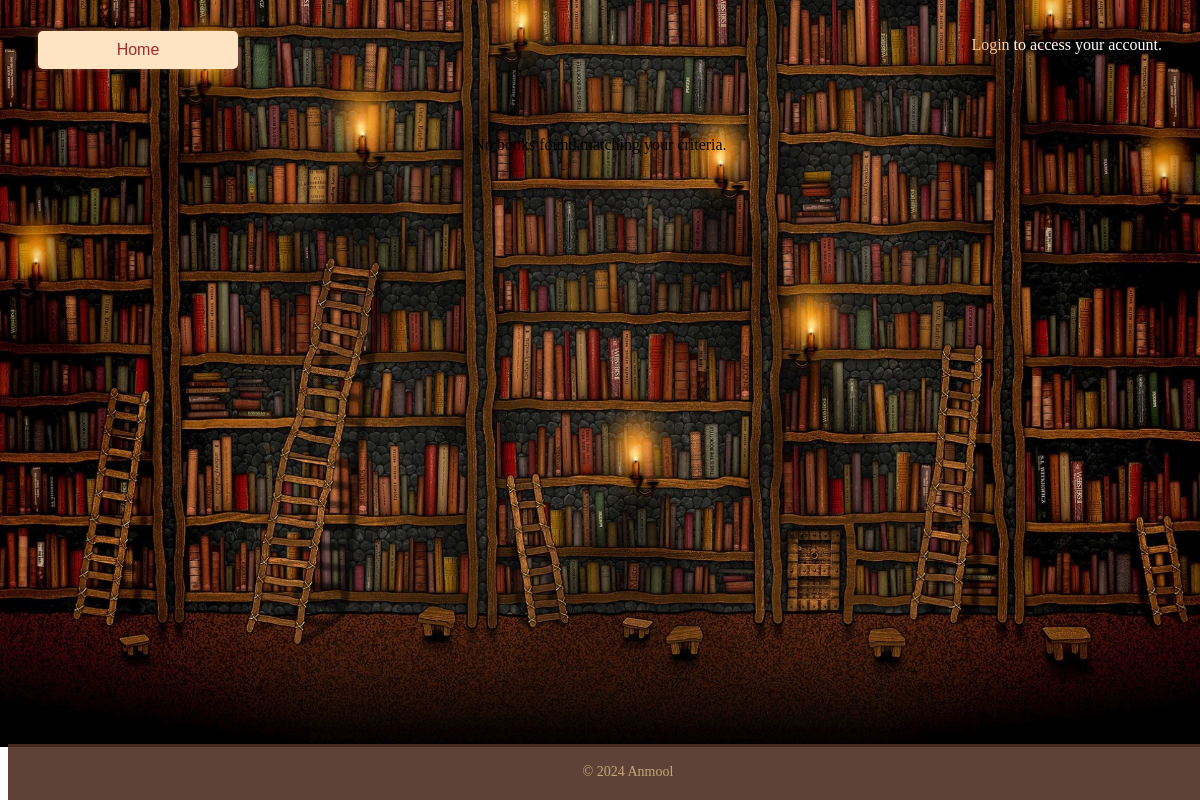
The app's page /code/books.php, older data.
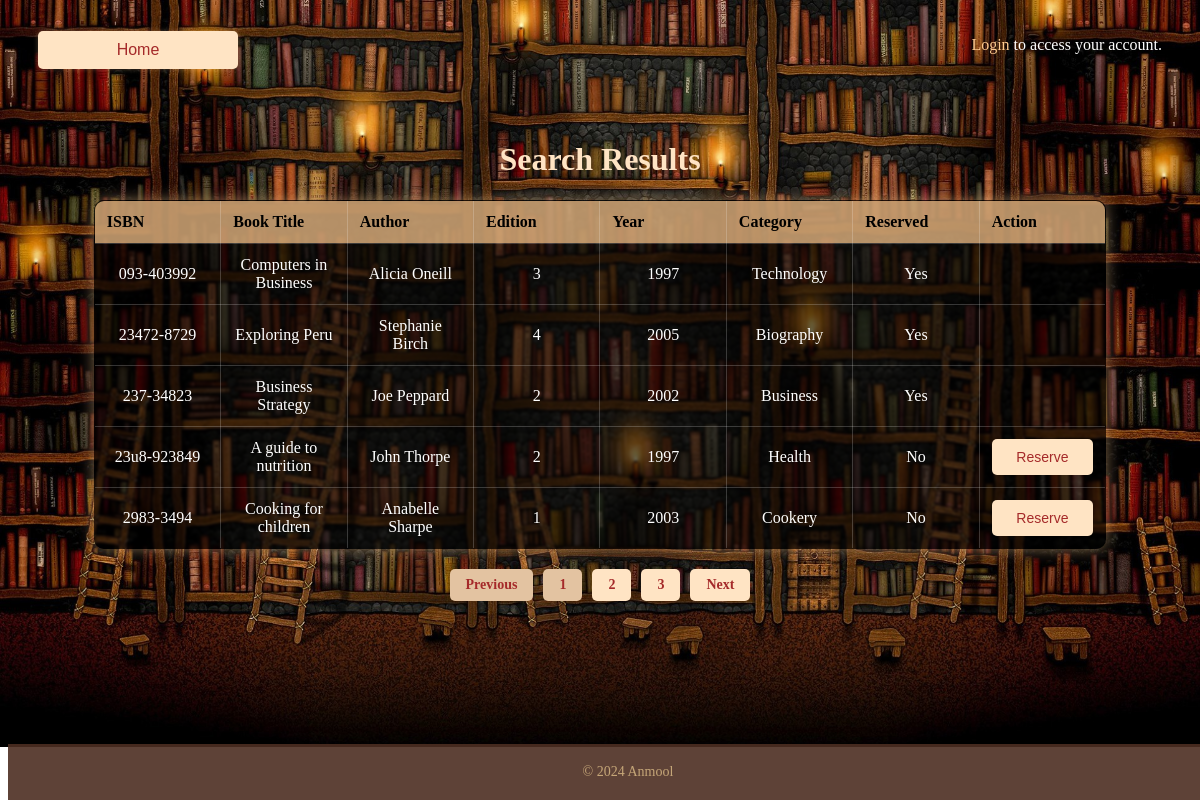
The same page, newer data.
### tables this page shows
CREATE TABLE `books` (
  `ISBN` varchar(20) NOT NULL,
  `BookTitle` varchar(200) NOT NULL,
  `Author` varchar(100) NOT NULL,
  `Edition` int(11) NOT NULL DEFAULT 1,
  `Year` year(4) NOT NULL,
  `Category` int(11) NOT NULL,
  `Reserved` tinyint(1) NOT NULL DEFAULT 0,
  `ReservedBy` varchar(255) DEFAULT NULL
);

CREATE TABLE `category` (
  `CategoryID` int(11) NOT NULL,
  `CategoryDescription` varchar(20) NOT NULL
);

### code/books.php (the view, shortened to what this page needs)
<!DOCTYPE html>
<html lang="en">
<head>
    <link rel="stylesheet" href="style.css">
</head>
<body>
<?php include('header.php'); ?>
<?php
require_once 'calibrary.php';
$user_id = isset($_SESSION['user_id']) ? $_SESSION['user_id'] :
$title = isset($_GET['title']) ? $_GET['title'] : '';
$category = isset($_GET['category']) ? $_GET['category'] : '';
$page = isset($_GET['page']) ? (int)$_GET['page'] : 1;
$records_per_page = 5;
$offset = ($page - 1) * $records_per_page;
$sql = "SELECT b.ISBN, b.BookTitle, b.Author, b.Edition, b.Year, c.CategoryDescription, b.Reserved, b.ReservedBy FROM books b INNER JOIN category c ON b.Category = c.CategoryID WHERE 1";
$sql .= " LIMIT $records_per_page OFFSET $offset";
$stmt = $conn->prepare($sql);
if (!empty($title) && !empty($category)) {
    $title_like = "%$title%";
    $stmt->bind_param('ssss', $title_like, $title_like, $title_like, $category);
} elseif (!empty($title)) {
    $title_like = "%$title%";
    $stmt->bind_param('sss', $title_like, $title_like, $title_like);
} elseif (!empty($category)) {
    $stmt->bind_param('s', $category);
} else {
    $stmt->execute();
}
$stmt->execute();
$result = $stmt->get_result();
echo '<div id="search-results">';
if ($result->num_rows > 0) {
    echo "<h1>Search Results</h1>";
    echo "<table id='booktable'>";
    echo "<thead>
            <tr>
                <th>ISBN</th>
                <th>Book Title</th>
                <th>Author</th>
                <th>Edition</th>
                <th>Year</th>
                <th>Category</th>
                <th>Reserved</th>
                <th>Action</th>
            </tr>
          </thead>";
    echo "<tbody>";
    while ($row = $result->fetch_assoc()) {
        echo "<tr>";
        echo "<td>" . htmlspecialchars($row['ISBN']) . "</td>";
        echo "<td>" . htmlspecialchars($row['BookTitle']) . "</td>";
        echo "<td>" . htmlspecialchars($row['Author']) . "</td>";
        echo "<td>" . htmlspecialchars($row['Edition']) . "</td>";
        echo "<td>" . htmlspecialchars($row['Year']) . "</td>";
        echo "<td>" . htmlspecialchars($row['CategoryDescription']) . "</td>";
        echo "<td>" . ($row['Reserved'] ? 'Yes' : 'No') . "</td>";
        if ($row['Reserved'] == 0) {
            echo "<td>
                    <form method='POST' action='reserve.php'>
                        <input type='hidden' name='isbn' value='" . htmlspecialchars($row['ISBN']) . "'>
                        <input type='submit' name='reserve' class='reserve-button' value='Reserve'>
                    </form>
                  </td>";
        } else {
            echo "<td></td>";
        }
        echo "</tr>";
    }
    echo "</tbody>";
    echo "</table>";
    $total_sql = "SELECT COUNT(*) AS total FROM books b INNER JOIN category c ON b.Category = c.CategoryID WHERE 1";
    $total_result = $conn->query($total_sql);
    $total_row = $total_result->fetch_assoc();
    $total_records = $total_row['total'];
    $total_pages = ceil($total_records / $records_per_page);
    echo "<div class='pagination'>";
    $previous_disabled = ($page == 1) ? "disabled" : "";
    echo "<a href='?page=" . ($page - 1) . "' class='pagination-button $previous_disabled'>Previous</a>";
    for ($i = 1; $i <= $total_pages; $i++) {
        $active = ($i === $page) ? "active" : "";
        echo "<a href='?page=$i' class='pagination-button $active'>$i</a>";
    }
    $next_disabled = ($page == $total_pages) ? "disabled" : "";
    echo "<a href='?page=" . ($page + 1) . "' class='pagination-button $next_disabled'>Next</a>";
    echo "</div>";
}
else
{
    echo "<p>No books found matching your criteria.</p>";
}
echo '</div>';
?>
<?php include('footer.php'); ?>
</body>
</html>

### code/header.php (shortened to what this page needs)
<!DOCTYPE html>
<html lang="en">
<head>
    <link rel="stylesheet" href="style.css">
</head>
<body>
<header>
    <div id="Header">
    <a href="index.php" class="back-to-home">
            <button class="back-button">Home</button>
        </a>
        <?php if (isset($_SESSION['user'])): ?>
            <form method="POST" action="logout.php">
                <button type="submit" class="logout-button">Logout</button>
            </form>
        <?php else: ?>
            <p><a href="login.php" style="color: #FFCB90; text-decoration: none;">Login</a> to access your account.</p>
        <?php endif; ?>
    </div>
</header>

### code/footer.php (shortened to what this page needs)
<footer>
    <p>&copy; 2024  Anmool</p>
</footer>

### code/style.css (style rules this page uses)
body { background-image: url("library.jpg"); background-size: cover; background-repeat: no-repeat; font-family: Georgia, 'Times New Roman', Times, serif; }
h1 { text-align: center; color: bisque; }
button { background-color: bisque; border: none; border-radius: 25px; color: brown; padding: 16px 32px; text-decoration: none; cursor: pointer; font-size: 16px; margin-top: 10px; transition: background-color 0.3s; width: 200px; display: inline-block; text-align: center; }
header { text-align: center; margin-bottom: 20px; }
#booktable { width: 90%; margin: 20px auto; border-collapse: collapse; background-color: rgba(0, 0, 0, 0.6); color: white; font-size: 16px; border: 1px solid rgba(255, 255, 255, 0.2); border-radius: 10px; box-shadow: 0 0 15px rgba(255, 203, 144, 0.5); backdrop-filter: blur(1px); overflow: hidden; table-layout: fixed; }
#booktable th { background-color: rgba(255, 203, 144, 0.7); color: black; padding: 12px; border: 1px solid rgba(255, 255, 255, 0.2); text-align: left; font-weight: bold; width: 12%; }
#booktable td { padding: 12px; border: 1px solid rgba(255, 255, 255, 0.2); word-wrap: break-word; width: 12%; }
#search-results { padding: 20px; max-width: 95%; margin: auto; text-align: center; }
.reserve-button { background-color: bisque; color: brown; padding: 10px 20px; border: none; border-radius: 5px; font-size: 14px; cursor: pointer; transition: background-color 0.3s; display: block; width: 100%; box-sizing: border-box; }
.pagination { display: flex; justify-content: center; align-items: center; margin-top: 20px; gap: 10px; position: relative; }
.pagination a { text-decoration: none; background-color: bisque; color: brown; padding: 8px 16px; border-radius: 5px; transition: background-color 0.3s ease; font-size: 14px; font-weight: bold; }
.pagination a.active { background-color: #e3c3a1; color: brown; cursor: default; pointer-events: none; }
.pagination a.disabled { background-color: #e3c3a1; cursor: not-allowed; color: brown; pointer-events: none; }
.pagination { margin-top: 20px; padding-bottom: 10px; }
#Header { display: flex; justify-content: space-between; align-items: center; padding: 10px 20px; border-radius: 15px; color: white; position: relative; margin: 10px; z-index: 10; }
.back-to-home .back-button { padding: 10px 20px; background-color: bisque; color: brown; border: none; border-radius: 5px; cursor: pointer; text-decoration: none; box-shadow: 0 0 5px rgba(255, 203, 144, 0.3); transition: background-color 0.3s ease, box-shadow 0.3s ease; font-size: 16px; }
a { text-decoration: none; }
#Header .back-to-home, #Header .user-info { display: flex; align-items: center; }

### code/footer.php (style rules this page uses)
footer { text-align: center; padding: 20px; background-color: rgba(77, 46, 34, 0.9); position: fixed; bottom: 0; width: 100%; }
footer p { margin: 0; font-size: 14px; color: #C5A678; }

Row changes from the older to the newer data that the page shows:
added books: ISBN "093-403992", BookTitle "Computers in Business", Author "Alicia Oneill", Edition "3", Year "1997", category.CategoryDescription "Technology", Reserved "Yes"
added books: ISBN "23472-8729", BookTitle "Exploring Peru", Author "Stephanie Birch", Edition "4", Year "2005", category.CategoryDescription "Biography", Reserved "Yes"
added books: ISBN "237-34823", BookTitle "Business Strategy", Author "Joe Peppard", Edition "2", Year "2002", category.CategoryDescription "Business", Reserved "Yes"
now on this page (row unchanged): books: ISBN "23u8-923849", BookTitle "A guide to nutrition", Author "John Thorpe", Edition "2", Year "1997", category.CategoryDescription "Health", Reserved "No"
now on this page (row unchanged): books: ISBN "2983-3494", BookTitle "Cooking for children", Author "Anabelle Sharpe", Edition "1", Year "2003", category.CategoryDescription "Cookery", Reserved "No"
Text that changed along with them:
text no longer shown: "No books found matching your criteria."
text now shown: "Search Results ISBN Book Title Author Edition Year Category Reserved Action Previous Next"
new list line: "1"
new list line: "2"
new list line: "3"
